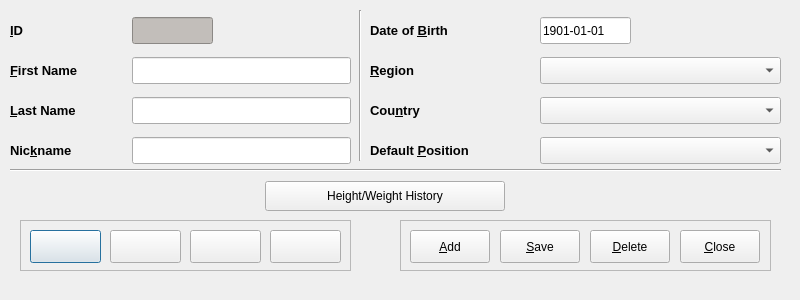
<?xml version="1.0" encoding="UTF-8"?>
<ui version="4.0">
 <class>PlayerEntryDlg</class>
 <widget class="QDialog" name="PlayerEntryDlg">
  <property name="geometry">
   <rect>
    <x>0</x>
    <y>0</y>
    <width>800</width>
    <height>300</height>
   </rect>
  </property>
  <property name="minimumSize">
   <size>
    <width>800</width>
    <height>300</height>
   </size>
  </property>
  <property name="maximumSize">
   <size>
    <width>800</width>
    <height>300</height>
   </size>
  </property>
  <property name="windowTitle">
   <string>Player Entry</string>
  </property>
  <widget class="QFrame" name="frame_2">
   <property name="geometry">
    <rect>
     <x>20</x>
     <y>220</y>
     <width>331</width>
     <height>51</height>
    </rect>
   </property>
   <property name="frameShape">
    <enum>QFrame::StyledPanel</enum>
   </property>
   <property name="frameShadow">
    <enum>QFrame::Raised</enum>
   </property>
   <widget class="QPushButton" name="firstEntry">
    <property name="geometry">
     <rect>
      <x>10</x>
      <y>10</y>
      <width>71</width>
      <height>33</height>
     </rect>
    </property>
    <property name="minimumSize">
     <size>
      <width>71</width>
      <height>33</height>
     </size>
    </property>
    <property name="maximumSize">
     <size>
      <width>71</width>
      <height>33</height>
     </size>
    </property>
    <property name="toolTip">
     <string>First Entry</string>
    </property>
    <property name="text">
     <string/>
    </property>
    <property name="icon">
     <iconset resource="fmrd_resources.qrc">
      <normaloff>:/images/first.png</normaloff>:/images/first.png</iconset>
    </property>
    <property name="iconSize">
     <size>
      <width>16</width>
      <height>16</height>
     </size>
    </property>
   </widget>
   <widget class="QPushButton" name="prevEntry">
    <property name="geometry">
     <rect>
      <x>90</x>
      <y>10</y>
      <width>71</width>
      <height>33</height>
     </rect>
    </property>
    <property name="minimumSize">
     <size>
      <width>71</width>
      <height>33</height>
     </size>
    </property>
    <property name="maximumSize">
     <size>
      <width>71</width>
      <height>33</height>
     </size>
    </property>
    <property name="toolTip">
     <string>Previous Entry</string>
    </property>
    <property name="text">
     <string/>
    </property>
    <property name="icon">
     <iconset resource="fmrd_resources.qrc">
      <normaloff>:/images/prev.png</normaloff>:/images/prev.png</iconset>
    </property>
   </widget>
   <widget class="QPushButton" name="nextEntry">
    <property name="geometry">
     <rect>
      <x>170</x>
      <y>10</y>
      <width>71</width>
      <height>33</height>
     </rect>
    </property>
    <property name="minimumSize">
     <size>
      <width>71</width>
      <height>33</height>
     </size>
    </property>
    <property name="maximumSize">
     <size>
      <width>71</width>
      <height>33</height>
     </size>
    </property>
    <property name="toolTip">
     <string>Next Entry</string>
    </property>
    <property name="text">
     <string/>
    </property>
    <property name="icon">
     <iconset resource="fmrd_resources.qrc">
      <normaloff>:/images/next.png</normaloff>:/images/next.png</iconset>
    </property>
   </widget>
   <widget class="QPushButton" name="lastEntry">
    <property name="geometry">
     <rect>
      <x>250</x>
      <y>10</y>
      <width>71</width>
      <height>33</height>
     </rect>
    </property>
    <property name="minimumSize">
     <size>
      <width>71</width>
      <height>33</height>
     </size>
    </property>
    <property name="maximumSize">
     <size>
      <width>71</width>
      <height>33</height>
     </size>
    </property>
    <property name="toolTip">
     <string>Last Entry</string>
    </property>
    <property name="text">
     <string/>
    </property>
    <property name="icon">
     <iconset resource="fmrd_resources.qrc">
      <normaloff>:/images/last.png</normaloff>:/images/last.png</iconset>
    </property>
   </widget>
  </widget>
  <widget class="Line" name="line">
   <property name="geometry">
    <rect>
     <x>350</x>
     <y>10</y>
     <width>20</width>
     <height>151</height>
    </rect>
   </property>
   <property name="orientation">
    <enum>Qt::Vertical</enum>
   </property>
  </widget>
  <widget class="QWidget" name="layoutWidget">
   <property name="geometry">
    <rect>
     <x>10</x>
     <y>10</y>
     <width>341</width>
     <height>161</height>
    </rect>
   </property>
   <layout class="QGridLayout" name="gridLayout">
    <item row="0" column="0">
     <widget class="QLabel" name="label">
      <property name="text">
       <string>&lt;!DOCTYPE HTML PUBLIC &quot;-//W3C//DTD HTML 4.0//EN&quot; &quot;http://www.w3.org/TR/REC-html40/strict.dtd&quot;&gt;
&lt;html&gt;&lt;head&gt;&lt;meta name=&quot;qrichtext&quot; content=&quot;1&quot; /&gt;&lt;style type=&quot;text/css&quot;&gt;
p, li { white-space: pre-wrap; }
&lt;/style&gt;&lt;/head&gt;&lt;body style=&quot; font-family:'Sans Serif'; font-size:10pt; font-weight:400; font-style:normal;&quot;&gt;
&lt;p style=&quot; margin-top:0px; margin-bottom:0px; margin-left:0px; margin-right:0px; -qt-block-indent:0; text-indent:0px;&quot;&gt;&lt;span style=&quot; font-weight:600;&quot;&gt;&amp;amp;ID&lt;/span&gt;&lt;/p&gt;&lt;/body&gt;&lt;/html&gt;</string>
      </property>
      <property name="buddy">
       <cstring>plyrID_display</cstring>
      </property>
     </widget>
    </item>
    <item row="0" column="1">
     <widget class="QLineEdit" name="plyrID_display">
      <property name="maximumSize">
       <size>
        <width>81</width>
        <height>27</height>
       </size>
      </property>
      <property name="styleSheet">
       <string notr="true">background-color: rgb(194, 190, 186);</string>
      </property>
      <property name="readOnly">
       <bool>true</bool>
      </property>
     </widget>
    </item>
    <item row="1" column="0">
     <widget class="QLabel" name="label_4">
      <property name="text">
       <string>&lt;!DOCTYPE HTML PUBLIC &quot;-//W3C//DTD HTML 4.0//EN&quot; &quot;http://www.w3.org/TR/REC-html40/strict.dtd&quot;&gt;
&lt;html&gt;&lt;head&gt;&lt;meta name=&quot;qrichtext&quot; content=&quot;1&quot; /&gt;&lt;style type=&quot;text/css&quot;&gt;
p, li { white-space: pre-wrap; }
&lt;/style&gt;&lt;/head&gt;&lt;body style=&quot; font-family:'Sans Serif'; font-size:10pt; font-weight:400; font-style:normal;&quot;&gt;
&lt;p style=&quot; margin-top:0px; margin-bottom:0px; margin-left:0px; margin-right:0px; -qt-block-indent:0; text-indent:0px;&quot;&gt;&lt;span style=&quot; font-weight:600;&quot;&gt;&amp;amp;First Name&lt;/span&gt;&lt;/p&gt;&lt;/body&gt;&lt;/html&gt;</string>
      </property>
      <property name="buddy">
       <cstring>plyrFirstNameEdit</cstring>
      </property>
     </widget>
    </item>
    <item row="1" column="1">
     <widget class="QLineEdit" name="plyrFirstNameEdit">
      <property name="minimumSize">
       <size>
        <width>219</width>
        <height>27</height>
       </size>
      </property>
      <property name="maximumSize">
       <size>
        <width>219</width>
        <height>27</height>
       </size>
      </property>
      <property name="toolTip">
       <string>Player first name</string>
      </property>
     </widget>
    </item>
    <item row="2" column="0">
     <widget class="QLabel" name="label_5">
      <property name="text">
       <string>&lt;!DOCTYPE HTML PUBLIC &quot;-//W3C//DTD HTML 4.0//EN&quot; &quot;http://www.w3.org/TR/REC-html40/strict.dtd&quot;&gt;
&lt;html&gt;&lt;head&gt;&lt;meta name=&quot;qrichtext&quot; content=&quot;1&quot; /&gt;&lt;style type=&quot;text/css&quot;&gt;
p, li { white-space: pre-wrap; }
&lt;/style&gt;&lt;/head&gt;&lt;body style=&quot; font-family:'Sans Serif'; font-size:10pt; font-weight:400; font-style:normal;&quot;&gt;
&lt;p style=&quot; margin-top:0px; margin-bottom:0px; margin-left:0px; margin-right:0px; -qt-block-indent:0; text-indent:0px;&quot;&gt;&lt;span style=&quot; font-weight:600;&quot;&gt;&amp;amp;Last Name&lt;/span&gt;&lt;/p&gt;&lt;/body&gt;&lt;/html&gt;</string>
      </property>
      <property name="buddy">
       <cstring>plyrLastNameEdit</cstring>
      </property>
     </widget>
    </item>
    <item row="2" column="1">
     <widget class="QLineEdit" name="plyrLastNameEdit">
      <property name="minimumSize">
       <size>
        <width>219</width>
        <height>27</height>
       </size>
      </property>
      <property name="maximumSize">
       <size>
        <width>219</width>
        <height>27</height>
       </size>
      </property>
      <property name="toolTip">
       <string>Player surname</string>
      </property>
     </widget>
    </item>
    <item row="3" column="0">
     <widget class="QLabel" name="label_6">
      <property name="text">
       <string>&lt;!DOCTYPE HTML PUBLIC &quot;-//W3C//DTD HTML 4.0//EN&quot; &quot;http://www.w3.org/TR/REC-html40/strict.dtd&quot;&gt;
&lt;html&gt;&lt;head&gt;&lt;meta name=&quot;qrichtext&quot; content=&quot;1&quot; /&gt;&lt;style type=&quot;text/css&quot;&gt;
p, li { white-space: pre-wrap; }
&lt;/style&gt;&lt;/head&gt;&lt;body style=&quot; font-family:'Sans Serif'; font-size:10pt; font-weight:400; font-style:normal;&quot;&gt;
&lt;p style=&quot; margin-top:0px; margin-bottom:0px; margin-left:0px; margin-right:0px; -qt-block-indent:0; text-indent:0px;&quot;&gt;&lt;span style=&quot; font-weight:600;&quot;&gt;Nic&amp;amp;kname&lt;/span&gt;&lt;/p&gt;&lt;/body&gt;&lt;/html&gt;</string>
      </property>
      <property name="buddy">
       <cstring>plyrNicknameEdit</cstring>
      </property>
     </widget>
    </item>
    <item row="3" column="1">
     <widget class="QLineEdit" name="plyrNicknameEdit">
      <property name="minimumSize">
       <size>
        <width>219</width>
        <height>27</height>
       </size>
      </property>
      <property name="maximumSize">
       <size>
        <width>219</width>
        <height>27</height>
       </size>
      </property>
      <property name="toolTip">
       <string>Player nickname, if applicable</string>
      </property>
     </widget>
    </item>
   </layout>
  </widget>
  <widget class="QWidget" name="layoutWidget">
   <property name="geometry">
    <rect>
     <x>370</x>
     <y>10</y>
     <width>411</width>
     <height>161</height>
    </rect>
   </property>
   <layout class="QGridLayout" name="gridLayout_2">
    <item row="0" column="0">
     <widget class="QLabel" name="label_7">
      <property name="text">
       <string>&lt;!DOCTYPE HTML PUBLIC &quot;-//W3C//DTD HTML 4.0//EN&quot; &quot;http://www.w3.org/TR/REC-html40/strict.dtd&quot;&gt;
&lt;html&gt;&lt;head&gt;&lt;meta name=&quot;qrichtext&quot; content=&quot;1&quot; /&gt;&lt;style type=&quot;text/css&quot;&gt;
p, li { white-space: pre-wrap; }
&lt;/style&gt;&lt;/head&gt;&lt;body style=&quot; font-family:'Sans Serif'; font-size:10pt; font-weight:400; font-style:normal;&quot;&gt;
&lt;p style=&quot; margin-top:0px; margin-bottom:0px; margin-left:0px; margin-right:0px; -qt-block-indent:0; text-indent:0px;&quot;&gt;&lt;span style=&quot; font-weight:600;&quot;&gt;Date of &amp;amp;Birth&lt;/span&gt;&lt;/p&gt;&lt;/body&gt;&lt;/html&gt;</string>
      </property>
      <property name="buddy">
       <cstring>plyrDOBEdit</cstring>
      </property>
     </widget>
    </item>
    <item row="0" column="1">
     <widget class="QLineEdit" name="plyrDOBEdit">
      <property name="minimumSize">
       <size>
        <width>91</width>
        <height>27</height>
       </size>
      </property>
      <property name="maximumSize">
       <size>
        <width>91</width>
        <height>27</height>
       </size>
      </property>
      <property name="toolTip">
       <string>Player date of birth (YYYY-MM-DD)</string>
      </property>
      <property name="inputMask">
       <string>9999-99-99; </string>
      </property>
      <property name="text">
       <string>1901-01-01</string>
      </property>
     </widget>
    </item>
    <item row="1" column="0">
     <widget class="QLabel" name="label_2">
      <property name="text">
       <string>&lt;!DOCTYPE HTML PUBLIC &quot;-//W3C//DTD HTML 4.0//EN&quot; &quot;http://www.w3.org/TR/REC-html40/strict.dtd&quot;&gt;
&lt;html&gt;&lt;head&gt;&lt;meta name=&quot;qrichtext&quot; content=&quot;1&quot; /&gt;&lt;style type=&quot;text/css&quot;&gt;
p, li { white-space: pre-wrap; }
&lt;/style&gt;&lt;/head&gt;&lt;body style=&quot; font-family:'Sans Serif'; font-size:10pt; font-weight:400; font-style:normal;&quot;&gt;
&lt;p style=&quot; margin-top:0px; margin-bottom:0px; margin-left:0px; margin-right:0px; -qt-block-indent:0; text-indent:0px;&quot;&gt;&lt;span style=&quot; font-weight:600;&quot;&gt;&amp;amp;Region&lt;/span&gt;&lt;/p&gt;&lt;/body&gt;&lt;/html&gt;</string>
      </property>
      <property name="buddy">
       <cstring>plyrConfedSelect</cstring>
      </property>
     </widget>
    </item>
    <item row="1" column="1">
     <widget class="QComboBox" name="plyrConfedSelect">
      <property name="minimumSize">
       <size>
        <width>241</width>
        <height>27</height>
       </size>
      </property>
      <property name="maximumSize">
       <size>
        <width>241</width>
        <height>27</height>
       </size>
      </property>
      <property name="toolTip">
       <string>Football confederation of player's country</string>
      </property>
     </widget>
    </item>
    <item row="2" column="0">
     <widget class="QLabel" name="label_3">
      <property name="text">
       <string>&lt;!DOCTYPE HTML PUBLIC &quot;-//W3C//DTD HTML 4.0//EN&quot; &quot;http://www.w3.org/TR/REC-html40/strict.dtd&quot;&gt;
&lt;html&gt;&lt;head&gt;&lt;meta name=&quot;qrichtext&quot; content=&quot;1&quot; /&gt;&lt;style type=&quot;text/css&quot;&gt;
p, li { white-space: pre-wrap; }
&lt;/style&gt;&lt;/head&gt;&lt;body style=&quot; font-family:'Sans Serif'; font-size:10pt; font-weight:400; font-style:normal;&quot;&gt;
&lt;p style=&quot; margin-top:0px; margin-bottom:0px; margin-left:0px; margin-right:0px; -qt-block-indent:0; text-indent:0px;&quot;&gt;&lt;span style=&quot; font-weight:600;&quot;&gt;Cou&amp;amp;ntry&lt;/span&gt;&lt;/p&gt;&lt;/body&gt;&lt;/html&gt;</string>
      </property>
      <property name="buddy">
       <cstring>plyrCountrySelect</cstring>
      </property>
     </widget>
    </item>
    <item row="2" column="1">
     <widget class="QComboBox" name="plyrCountrySelect">
      <property name="minimumSize">
       <size>
        <width>241</width>
        <height>27</height>
       </size>
      </property>
      <property name="maximumSize">
       <size>
        <width>241</width>
        <height>27</height>
       </size>
      </property>
      <property name="toolTip">
       <string>Player's country</string>
      </property>
     </widget>
    </item>
    <item row="3" column="0">
     <widget class="QLabel" name="label_8">
      <property name="text">
       <string>&lt;!DOCTYPE HTML PUBLIC &quot;-//W3C//DTD HTML 4.0//EN&quot; &quot;http://www.w3.org/TR/REC-html40/strict.dtd&quot;&gt;
&lt;html&gt;&lt;head&gt;&lt;meta name=&quot;qrichtext&quot; content=&quot;1&quot; /&gt;&lt;style type=&quot;text/css&quot;&gt;
p, li { white-space: pre-wrap; }
&lt;/style&gt;&lt;/head&gt;&lt;body style=&quot; font-family:'Sans Serif'; font-size:10pt; font-weight:400; font-style:normal;&quot;&gt;
&lt;p style=&quot; margin-top:0px; margin-bottom:0px; margin-left:0px; margin-right:0px; -qt-block-indent:0; text-indent:0px;&quot;&gt;&lt;span style=&quot; font-weight:600;&quot;&gt;Default &amp;amp;Position&lt;/span&gt;&lt;/p&gt;&lt;/body&gt;&lt;/html&gt;</string>
      </property>
      <property name="buddy">
       <cstring>plyrPositionSelect</cstring>
      </property>
     </widget>
    </item>
    <item row="3" column="1">
     <widget class="QComboBox" name="plyrPositionSelect">
      <property name="minimumSize">
       <size>
        <width>241</width>
        <height>27</height>
       </size>
      </property>
      <property name="maximumSize">
       <size>
        <width>241</width>
        <height>27</height>
       </size>
      </property>
      <property name="toolTip">
       <string>Player's default position</string>
      </property>
     </widget>
    </item>
   </layout>
  </widget>
  <widget class="QFrame" name="frame">
   <property name="geometry">
    <rect>
     <x>400</x>
     <y>220</y>
     <width>371</width>
     <height>51</height>
    </rect>
   </property>
   <property name="frameShape">
    <enum>QFrame::StyledPanel</enum>
   </property>
   <property name="frameShadow">
    <enum>QFrame::Raised</enum>
   </property>
   <widget class="QPushButton" name="addEntry">
    <property name="geometry">
     <rect>
      <x>10</x>
      <y>10</y>
      <width>80</width>
      <height>33</height>
     </rect>
    </property>
    <property name="minimumSize">
     <size>
      <width>80</width>
      <height>33</height>
     </size>
    </property>
    <property name="maximumSize">
     <size>
      <width>80</width>
      <height>33</height>
     </size>
    </property>
    <property name="toolTip">
     <string>Add Entry</string>
    </property>
    <property name="text">
     <string>&amp;Add</string>
    </property>
    <property name="icon">
     <iconset resource="fmrd_resources.qrc">
      <normaloff>:/images/add.png</normaloff>:/images/add.png</iconset>
    </property>
   </widget>
   <widget class="QPushButton" name="saveEntry">
    <property name="geometry">
     <rect>
      <x>100</x>
      <y>10</y>
      <width>80</width>
      <height>33</height>
     </rect>
    </property>
    <property name="minimumSize">
     <size>
      <width>80</width>
      <height>33</height>
     </size>
    </property>
    <property name="maximumSize">
     <size>
      <width>80</width>
      <height>33</height>
     </size>
    </property>
    <property name="toolTip">
     <string>Delete Entry</string>
    </property>
    <property name="text">
     <string>&amp;Save</string>
    </property>
    <property name="icon">
     <iconset resource="fmrd_resources.qrc">
      <normaloff>:/images/save.png</normaloff>:/images/save.png</iconset>
    </property>
   </widget>
   <widget class="QPushButton" name="deleteEntry">
    <property name="geometry">
     <rect>
      <x>190</x>
      <y>10</y>
      <width>80</width>
      <height>33</height>
     </rect>
    </property>
    <property name="minimumSize">
     <size>
      <width>80</width>
      <height>33</height>
     </size>
    </property>
    <property name="maximumSize">
     <size>
      <width>80</width>
      <height>33</height>
     </size>
    </property>
    <property name="toolTip">
     <string>Delete Entry</string>
    </property>
    <property name="text">
     <string>&amp;Delete</string>
    </property>
    <property name="icon">
     <iconset resource="fmrd_resources.qrc">
      <normaloff>:/images/delete.png</normaloff>:/images/delete.png</iconset>
    </property>
   </widget>
   <widget class="QPushButton" name="closeButton">
    <property name="geometry">
     <rect>
      <x>280</x>
      <y>10</y>
      <width>80</width>
      <height>33</height>
     </rect>
    </property>
    <property name="minimumSize">
     <size>
      <width>80</width>
      <height>33</height>
     </size>
    </property>
    <property name="maximumSize">
     <size>
      <width>80</width>
      <height>33</height>
     </size>
    </property>
    <property name="toolTip">
     <string>Close Entry</string>
    </property>
    <property name="text">
     <string>&amp;Close</string>
    </property>
    <property name="icon">
     <iconset resource="fmrd_resources.qrc">
      <normaloff>:/images/quit.png</normaloff>:/images/quit.png</iconset>
    </property>
    <property name="iconSize">
     <size>
      <width>16</width>
      <height>16</height>
     </size>
    </property>
   </widget>
  </widget>
  <widget class="Line" name="line_2">
   <property name="geometry">
    <rect>
     <x>10</x>
     <y>160</y>
     <width>771</width>
     <height>20</height>
    </rect>
   </property>
   <property name="orientation">
    <enum>Qt::Horizontal</enum>
   </property>
  </widget>
  <widget class="QWidget" name="">
   <property name="geometry">
    <rect>
     <x>12</x>
     <y>180</y>
     <width>771</width>
     <height>32</height>
    </rect>
   </property>
   <layout class="QHBoxLayout" name="horizontalLayout">
    <item>
     <spacer name="horizontalSpacer">
      <property name="orientation">
       <enum>Qt::Horizontal</enum>
      </property>
      <property name="sizeHint" stdset="0">
       <size>
        <width>228</width>
        <height>20</height>
       </size>
      </property>
     </spacer>
    </item>
    <item>
     <widget class="QPushButton" name="plyrHistoryButton">
      <property name="minimumSize">
       <size>
        <width>240</width>
        <height>30</height>
       </size>
      </property>
      <property name="maximumSize">
       <size>
        <width>240</width>
        <height>30</height>
       </size>
      </property>
      <property name="toolTip">
       <string>Player height and weight history</string>
      </property>
      <property name="text">
       <string>Height/Weight History</string>
      </property>
     </widget>
    </item>
    <item>
     <spacer name="horizontalSpacer_2">
      <property name="orientation">
       <enum>Qt::Horizontal</enum>
      </property>
      <property name="sizeHint" stdset="0">
       <size>
        <width>278</width>
        <height>20</height>
       </size>
      </property>
     </spacer>
    </item>
   </layout>
  </widget>
 </widget>
 <resources>
  <include location="fmrd_resources.qrc"/>
 </resources>
 <connections/>
</ui>
